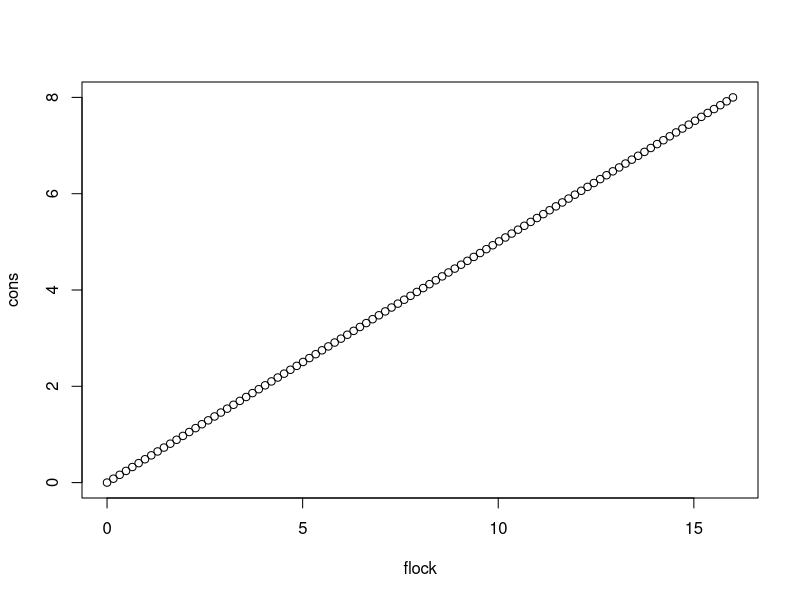
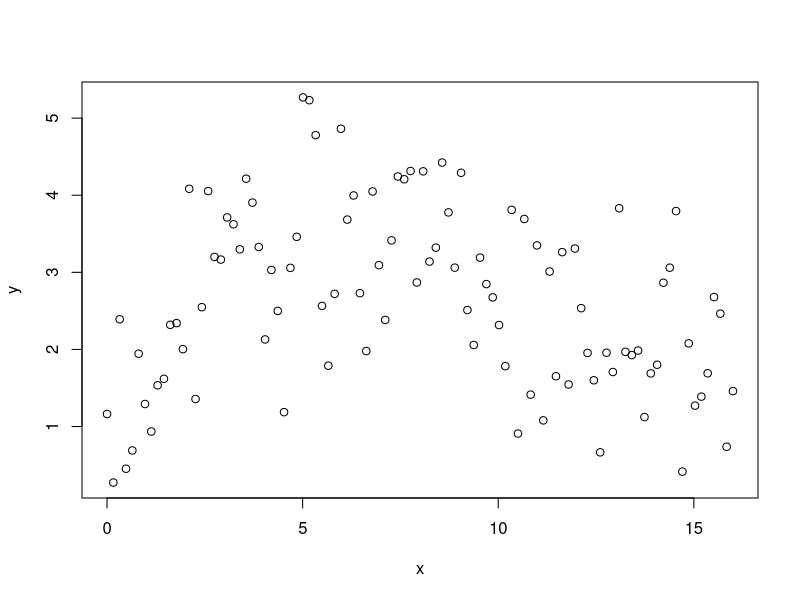
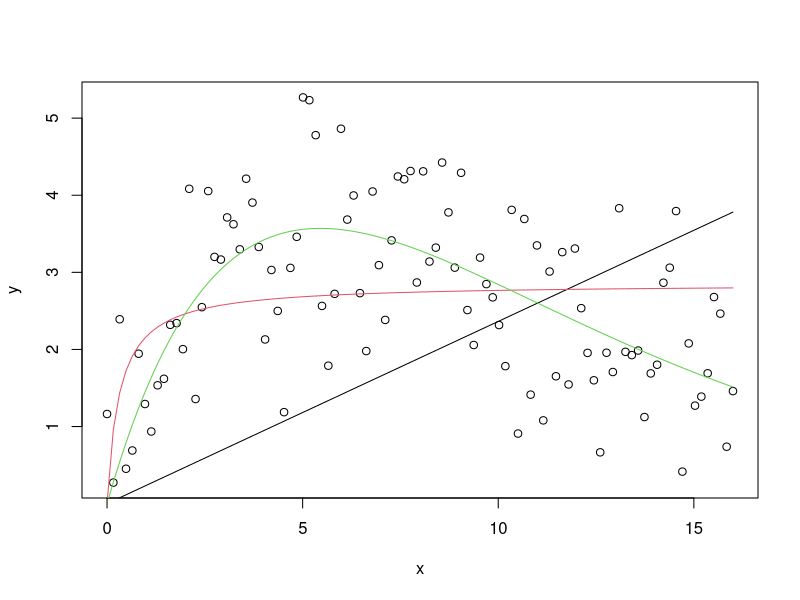

Here is the R script that generated these plots, in order:
## ---- chunk 1

cons <- seq(0, 8, length.out = 100)
flock <- seq(0, 16, length.out = 100)
plot(cons ~ flock)

a <- 2
b <- 0.2
x <- flock
## y <- (a * flock * exp(-b * flock)) * exp(log(rnorm(100)))
set.seed(20)
y <- abs((a * x * exp(-b * x)) + rnorm(100))
plot(y ~ x)

modA <- nls(y ~ a * x, start = list(a = 1))
modB <- nls(y ~ (a * x/(1 + b * x)), start = list(a = 1, b = 0.1))
modC <- nls(y ~ a * x * exp(-b * x), start = list(a = 1, b = 0.1))

plot(y ~ x)
lines(x, predict(modA), col = 1)
lines(x, predict(modB), col = 2)
lines(x, predict(modC), col = 3)

